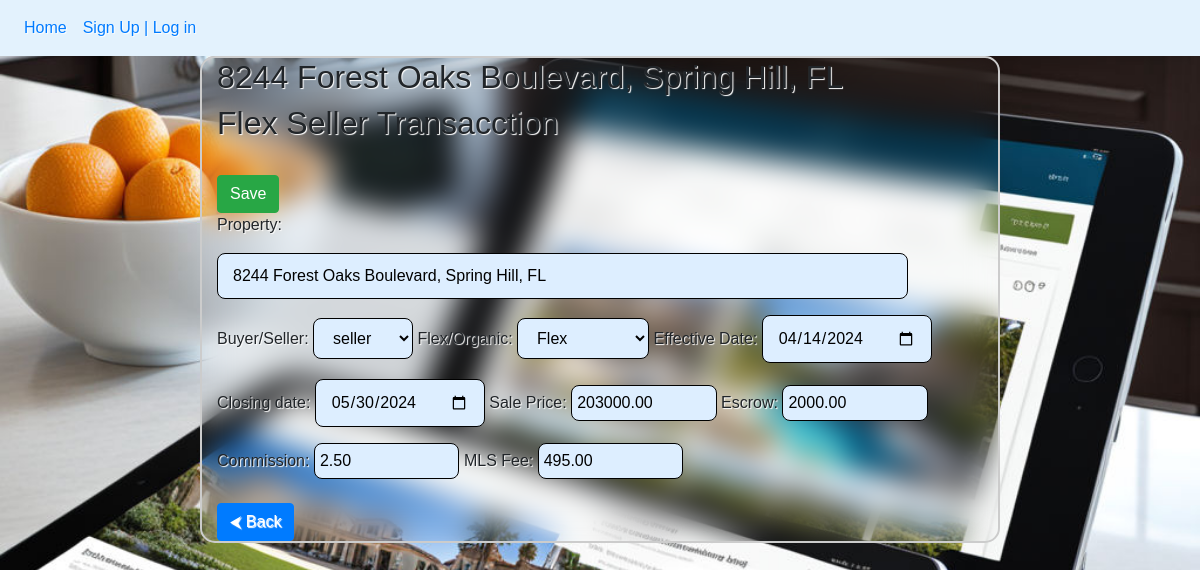
Page /Properties/1/edit/ on the committed database.
### Emails/models.py (models this page shows, shortened)
class UnderContract(models.Model):
    address = models.CharField(max_length = 150, verbose_name = "Property")
    category = models.CharField(max_length = 20, choices = [("Buyer","Buyer"),("Seller","seller")], verbose_name = "Buyer/Seller")
    flex_organic = models.CharField(max_length=20, choices=[("Flex", "Flex"),("Team Lead","Team Lead"),("Organic","Organic")], verbose_name= "Flex/Organic")
    effective_date = models.DateField(verbose_name = "Effective Date")
    closing_date = models.DateField(null = True, verbose_name = "Closing date")
    price = models.DecimalField(max_digits=20, decimal_places=2, verbose_name="Sale Price")
    escrow = models.DecimalField(max_digits=10, decimal_places=2, verbose_name="Escrow")
    commission = models.DecimalField(max_digits=5, decimal_places=2, verbose_name="Commission")
    mls_fee = models.DecimalField(max_digits=6, decimal_places=2, verbose_name="MLS Fee")
    loop_closed = models.BooleanField(default=False, verbose_name="Loop Closed")
    notion_closed = models.BooleanField(default=False, verbose_name="Notion closed")
    flex_closed = models.BooleanField(default=False, verbose_name="Flex Tracker Updated")
    zillow_closed = models.BooleanField(default=False, verbose_name="Zillow Closed")
    kyn = models.BooleanField(default=False, verbose_name="Know Your Numbers Updated")
    close_pending = models.BooleanField(default=False, verbose_name="MVT Close and Pending Updated")
    notion = models.BooleanField(default = False, verbose_name = "Notion")
    congratulations = models.BooleanField(default = False, verbose_name = "Congrats Email")
    calendar = models.BooleanField(default = False, verbose_name = "Calendar Invites")
    flex_tracker = models.BooleanField(default = False, verbose_name = "Flex Tracker")
    loop = models.BooleanField(default = False, verbose_name = "Loop Created")
    da_requested = models.BooleanField(default = False, verbose_name = "DA requested")
    completed = models.BooleanField(verbose_name = "Completado")
    closed = models.BooleanField(default=False,verbose_name="Closed Deal")

### Emails/views.py (the view)
# urls.py: path("Properties/<int:property_id>/edit/", views.edit, name="edit property")
def edit(request, property_id):
    if request.method == "GET":
        property = get_object_or_404(UnderContract, pk = property_id)
        form = UnderContractForm(instance=property)
        return render(request, "editar.html", {"property":property,'form':form ,'encabezado':property.address})
    elif request.method == "POST":
        property = get_object_or_404(UnderContract, pk = property_id)
        form = UnderContractForm(request.POST,instance=property)
        form.save()
        return render(request, "editar.html", {"property":property,'form':form ,'encabezado':property.address})

### Emails/forms.py
class UnderContractForm(forms.ModelForm):
    class Meta:
        model = UnderContract
        fields = ["address","category","flex_organic", "effective_date", "closing_date","price", "escrow","commission","mls_fee"]
        widgets = {
            'effective_date': forms.DateInput(attrs={'type': 'date'}),
            'closing_date': forms.DateInput(attrs={'type':'date'}),
            'price': forms.NumberInput(attrs={'placeholder': 'USD'}),
            'escrow': forms.NumberInput(attrs={'placeholder': 'USD'}),
            'commission': forms.NumberInput(attrs={'placeholder': "%"}),
            'mls_fee': forms.NumberInput(attrs={'placeholder': 'USD'})
        }

### Emails/templates/editar.html (shortened to what this page needs)
{% extends "base.html" %}
{% block content %}
<h2>{{property.address}}</h2>
<h2>{{property.flex_organic}} {{property.category}} Transacction</h2>
<br>
<form method="post">
<button type="submit" class="btn btn-success">
    Save
</button>
<ul class="list-container">
    {{form.as_table}}
</ul>
</form>
<a href="{% url 'details' property.id %}" class="btn btn-primary">&#11164; Back</a>
{% endblock %}

### static/css/estilos.css (style rules this page uses)
* { margin: 0; padding: 0; box-sizing: border-box; font-family: 'Monserrat', sans-serif; }
body { background-size: cover; background-position: 20% 20%; background-attachment: fixed; background-image: url("../img/fondo31.png"); text-shadow: 1px 1px 1px white; }
*::before, *::after { box-sizing: border-box; }
input[type="date"] { width: 170px; }
input[type="number"] { width: 20%; -webkit-appearance: textarea; -moz-appearance: textarea; appearance: textarea; padding: 5px; }
.container .list-container { width: 95%; border-radius: 10px; }
input, select, textarea, option { background-color: #def; border: 1px solid #000; margin: 8px 0; padding: 10px 15px; border-radius: 8px; outline: none }
.signup-container label, input { width: 95%; }

### rows in the picture
UnderContract: address "8244 Forest Oaks Boulevard, Spring Hill, FL", flex_organic "Flex", category "Seller", category "seller", effective_date "04/14/2024", closing_date "05/30/2024", price "203000.00", escrow "2000.00", commission "2.50", mls_fee "495.00"
